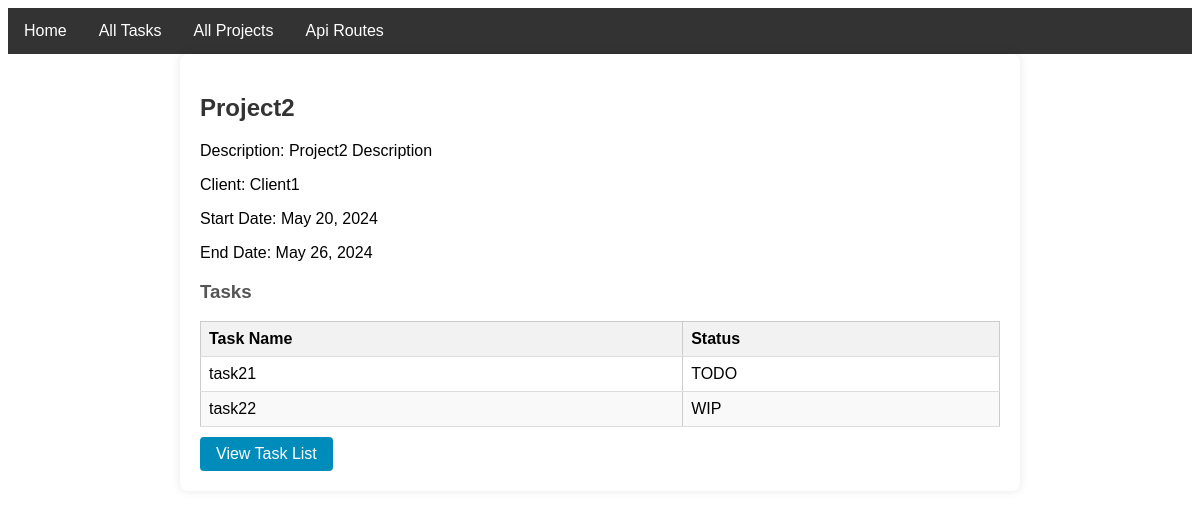
The app's page /projects/2/ with its own data.
### project_task/models.py (models this page shows, shortened)
class Project(models.Model):
    name = models.CharField(max_length=100)
    description = models.TextField(blank=True, default='No Description Given')
    client = models.ForeignKey('Client', on_delete=models.CASCADE)
    start_date = models.DateField()
    end_date = models.DateField(null=True, blank=True)

class Client(models.Model):
    name = models.CharField(max_length=100)
    def __str__(self):
        return self.name

class Task(models.Model):
    STATUS_CHOICES = [
        ('TODO', 'To Do'),
        ('WIP', 'Work In Progress'),
        ('ONHOLD', 'On Hold'),
        ('DONE', 'Done'),
    ]
    name = models.CharField(max_length=100)
    description = models.TextField(blank=True, default='No Description Given')
    project = models.ForeignKey('Project', on_delete=models.CASCADE, related_name='task')
    status = models.CharField(max_length=10, choices=STATUS_CHOICES, default='No Status Available')

### project_task/views.py (the view)
# urls.py: path('projects/<int:pk>/', project_detail, name='project_detail'),
def project_detail(request, pk):
    try:
        project = Project.objects.get(pk=pk)
    except Project.DoesNotExist:
        return HttpResponse('No project with the given id', status=404)
    context = {'project': project}
    return render(request, 'project_task/project_detail.html', context)

### project_task/templates/project_task/project_detail.html (shortened to what this page needs)
{% extends 'project_task/base.html' %}
{% block content %}
<div class="container">
  <h2 class="project-name">{{ project.name }}</h2>
  <p class="description">Description: {{ project.description }}</p>
  <p class="client">Client: {{ project.client }}</p>
  <p class="end-date">Start Date: {{ project.start_date }}</p>
  <p class="end-date">End Date: {{ project.end_date }}</p>
  {% if project.task.exists %}
  <h3 class="tasks-heading">Tasks</h3>
    <table class="task-table">
      <thead>
        <tr>
          <th>Task Name</th>
          <th>Status</th>
        </tr>
      </thead>
      <tbody>
        {% for task in project.task.all %}
          <tr>
            <td>{{ task.name }}</td>
            <td>{{ task.status }}</td>
          </tr>
        {% endfor %}
      </tbody>
    </table>
    {% else %}
    <p>No tasks for this project</p>
    {% endif %}
    <a class="btn-create" href="{% url 'project_task_list' pk=project.pk %}">View Task List</a>
</div>
{% endblock %}

### project_task/static/project_task/base.css (style rules this page uses)
body { font-family: Arial, sans-serif; }
table { border-collapse: collapse; width: 100%; }
table, th, td { border: 1px solid #ccc; }
th, td { padding: 10px; text-align: left; }
th { background-color: #f2f2f2; }
.btn-view, .btn-delete, .btn-create, .btn-edit { display: inline-block; padding: 8px 16px; text-decoration: none; color: #fff; border-radius: 4px; transition: background-color 0.3s; }
.btn-create { background-color: #008CBA; margin-top: 10px; }
.container { max-width: 800px; margin: 0 auto; padding: 20px; background-color: #fff; border-radius: 8px; box-shadow: 0 0 10px rgba(0, 0, 0, 0.1); }
.project-name { color: #333; }
.description, .client, .end-date { margin-bottom: 10px; }
.tasks-heading { color: #555; }
.task-table { width: 100%; border-collapse: collapse; }
.task-table th, .task-table td { padding: 8px; border-bottom: 1px solid #ddd; }
.task-table th { background-color: #f2f2f2; }
.task-table tbody tr:nth-child(even) { background-color: #f9f9f9; }

### records on screen
Project: name "Project2", description "Project2 Description", client "Client1", start_date "May 20, 2024", end_date "May 26, 2024"
Task: name "task21", status "TODO"
Task: name "task22", status "WIP"
